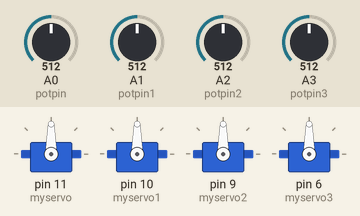
The sketch below on a simulated Arduino Uno, built with avr-gcc and run on an emulated ATmega328P. Shown: 4 × servo. The test bench sets the inputs (shaded band); at power-on: A0 (potpin) = 512, A1 (potpin1) = 512, A2 (potpin2) = 512, A3 (potpin3) = 512.

Above: at 1.2 s.
1.3 s: A0 (potpin) set to 716
At 2.5 s:
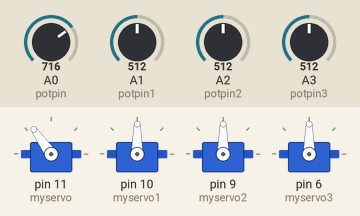
2.8 s: A1 (potpin1) set to 716
At 4.0 s:
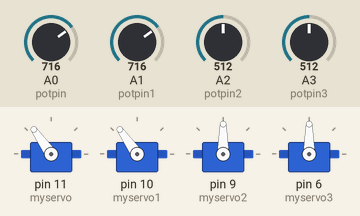
4.3 s: A2 (potpin2) set to 716
At 5.5 s:
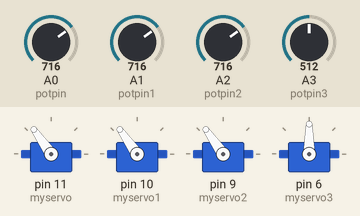
5.8 s: A3 (potpin3) set to 716
At 6.8 s:
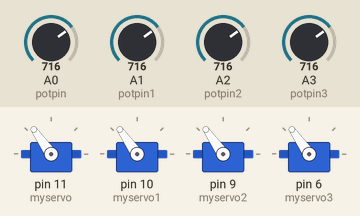
7.3 s: A0 (potpin) set to 992
At 8.5 s:
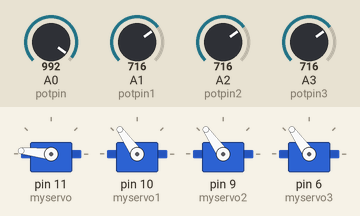
8.8 s: A1 (potpin1) set to 992
At 9.9 s:
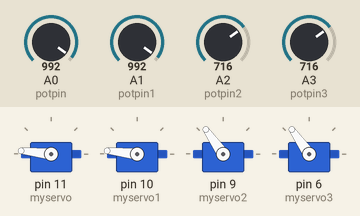
Timing chart, 0 to 11.3 s (numbered marks = the images above; inputs shaded):
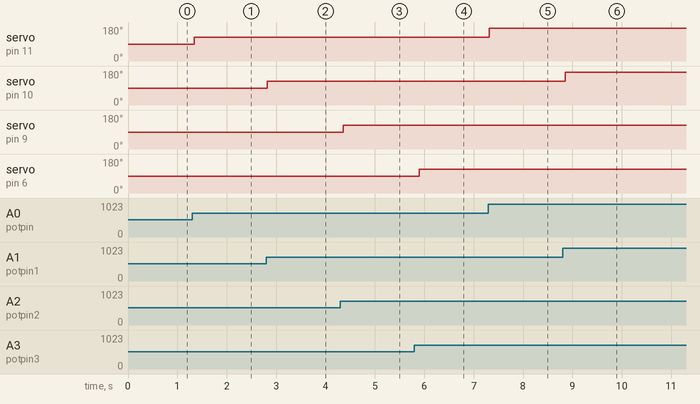

The sketch:

Knob-RobotArm.ino
```cpp
/*
 Controlling a servo position using a potentiometer (variable resistor)
 by Michal Rinott <http://people.interaction-ivrea.it/m.rinott>

 modified on 8 Nov 2013
 by Scott Fitzgerald
 http://www.arduino.cc/en/Tutorial/Knob
*/

#include <Servo.h>

Servo myservo;// create servo object to control a servo
Servo myservo1;
Servo myservo2;
Servo myservo3;

int potpin = 0;  // analog pin used to connect the potentiometer
int potpin1 = 1;
int potpin2 = 2;
int potpin3 = 3;
int val;    // variable to read the value from the analog pin
int val1;
int val2;
int val3;

void setup() {
  myservo.attach(11);  // attaches the servo on pin 9 to the servo object
  myservo1.attach(10);
  myservo2.attach(9);
  myservo3.attach(6);
}

void loop() {
  val = analogRead(potpin);            // reads the value of the potentiometer (value between 0 and 1023)
  val = map(val, 0, 1023, 0, 180);     // scale it to use it with the servo (value between 0 and 180)
  val1 = analogRead(potpin1);            // reads the value of the potentiometer (value between 0 and 1023)
  val1 = map(val1, 0, 1023, 0, 180);
  val2 = analogRead(potpin2);            // reads the value of the potentiometer (value between 0 and 1023)
  val2 = map(val2, 0, 1023, 0, 180);
  val3 = analogRead(potpin3);            // reads the value of the potentiometer (value between 0 and 1023)
  val3 = map(val3, 0, 1023, 0, 180);

  myservo.write(val);                  // sets the servo position according to the scaled value
  delay(15);
  myservo1.write(val1);
  delay(15);
  myservo2.write(val2);
  delay(15);
  myservo3.write(val3);
  delay(15);                           // waits for the servo to get there
}
```

Measured:
- after the input at 1.3 s, servo on pin 11 (myservo): 90° → 125° at once
- after the input at 2.8 s, servo on pin 10 (myservo1): 90° → 125° at once
- after the input at 4.3 s, servo on pin 9 (myservo2): 90° → 125° after 0.06 s
- after the input at 5.8 s, servo on pin 6 (myservo3): 90° → 125° after 0.10 s
- after the input at 7.3 s, servo on pin 11 (myservo): 125° → 174° at once
- after the input at 8.8 s, servo on pin 10 (myservo1): 125° → 174° after 0.05 s
